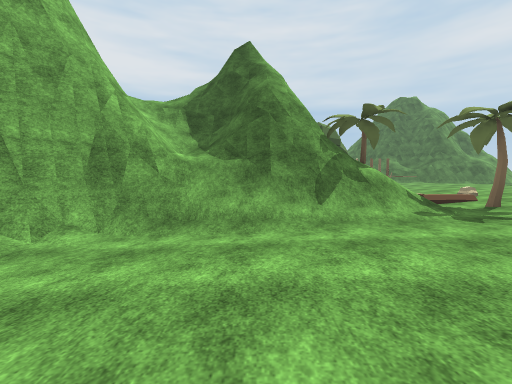
view 1 (above)

20 first-person views from a walk through a scene from a Unity 3-D project. The camera is 1.5 m above the floor, tilts 4° down and sees 90° across. The floor is counted in squares, 2.09 m on a side. Each view is taken from the middle of a square. On the plan, view 1 faces up. The plan holds only what a view shows up to about 9 squares ahead; the rest is blank. The place goes on beyond the plan. The player is left out. Some surface patterns are stand-ins.

view 2
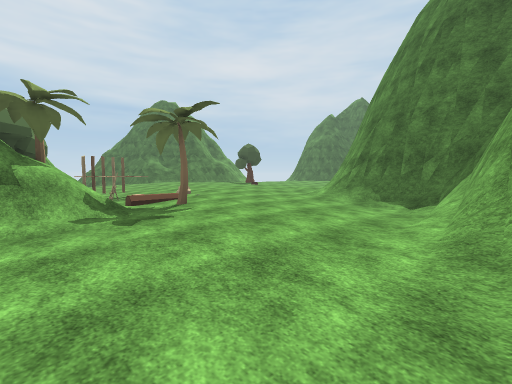

view 3
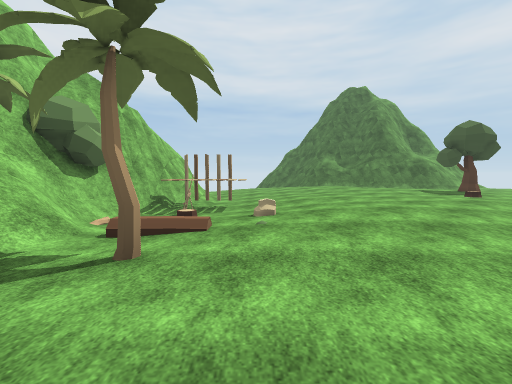

view 4
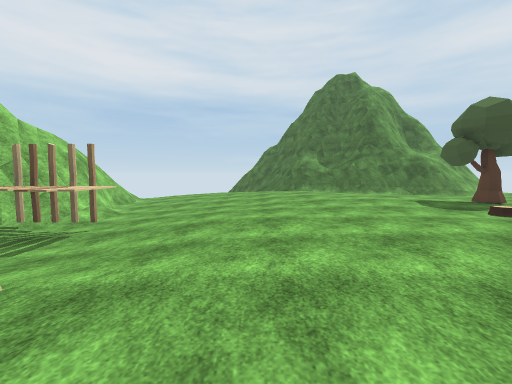

view 5
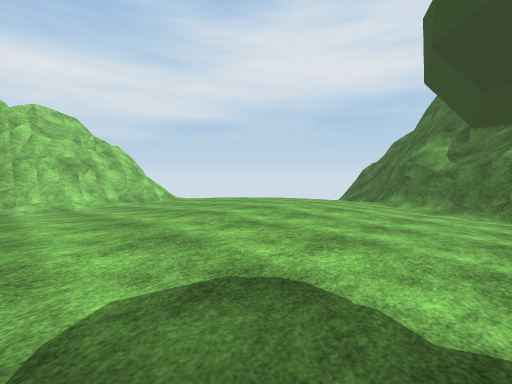

view 6
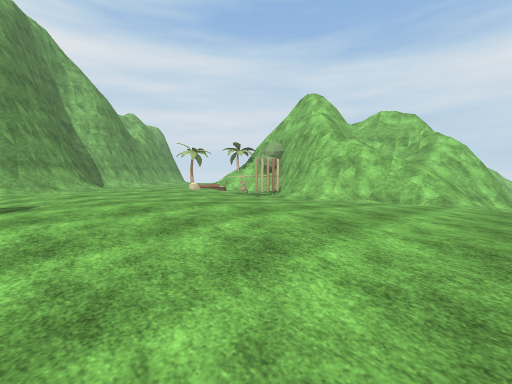

view 7
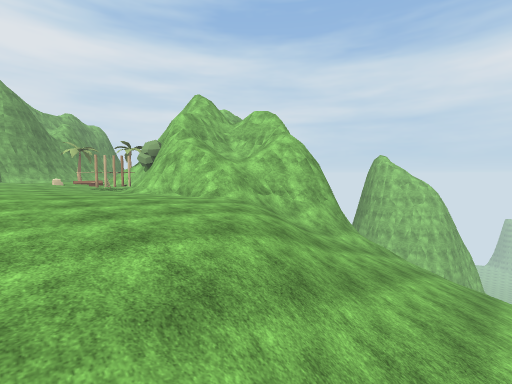

view 8
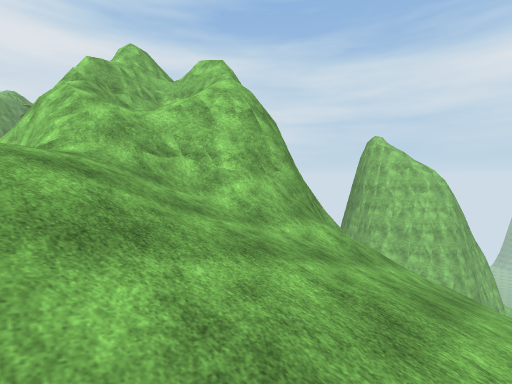

view 9
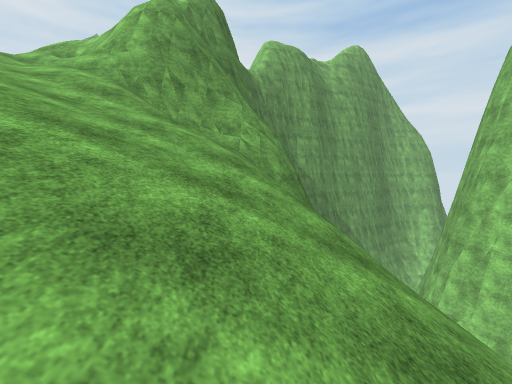

view 10
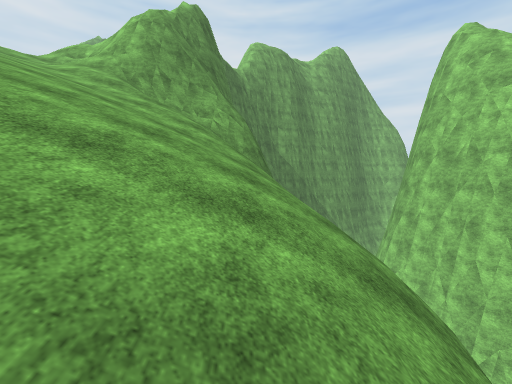

view 11
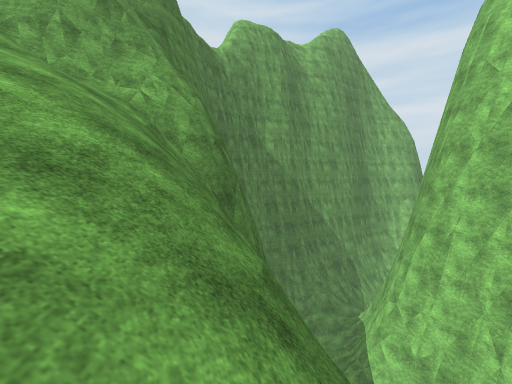

view 12
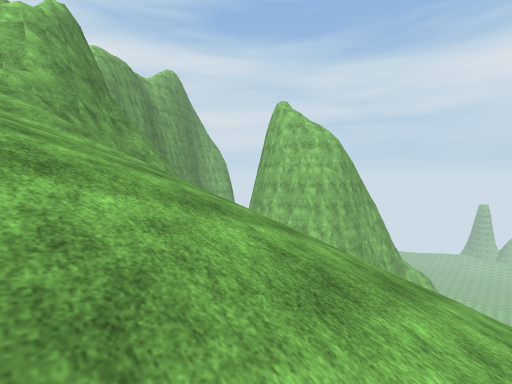

view 13
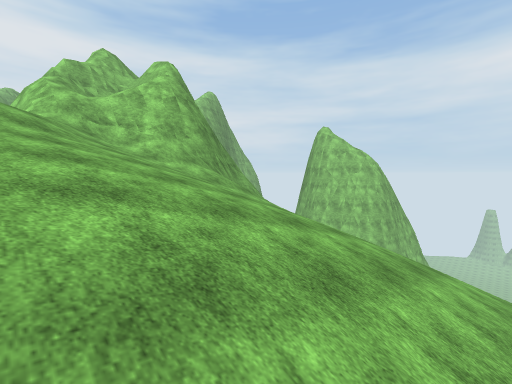

view 14
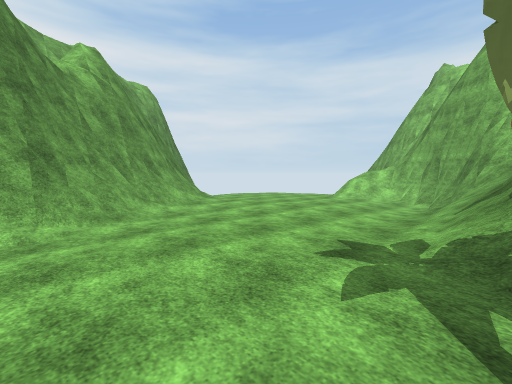

view 15
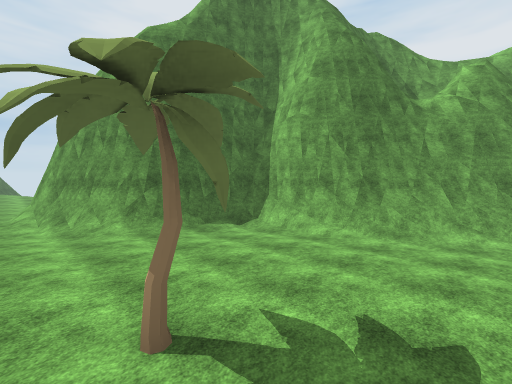

view 16
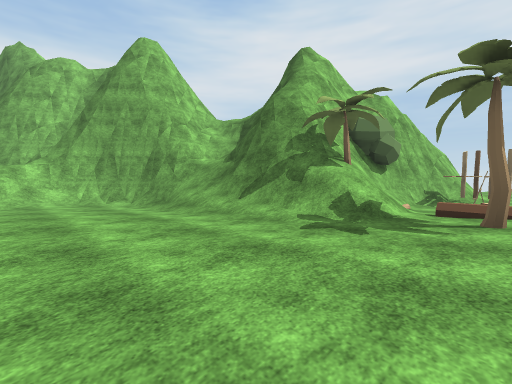

view 17
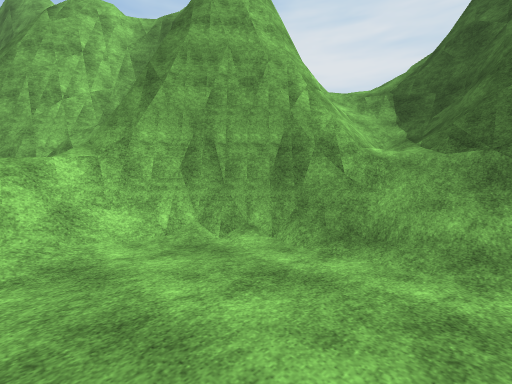

view 18
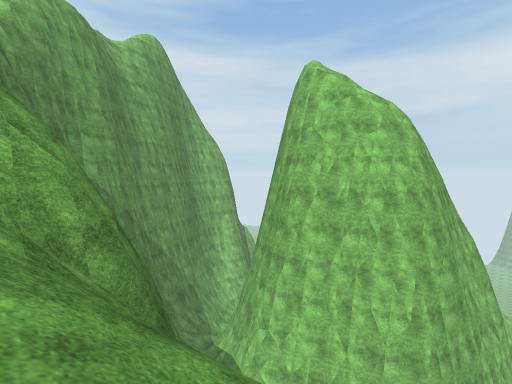

view 19
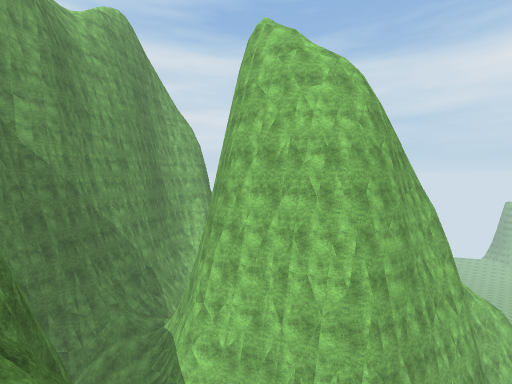

view 20
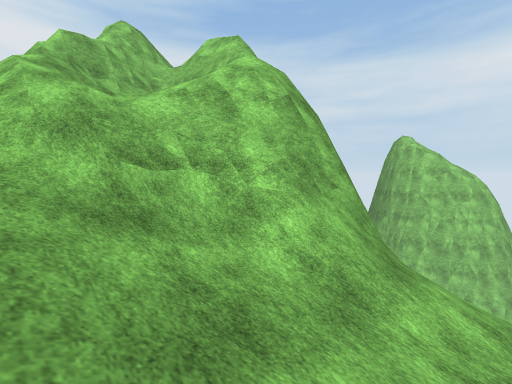

### Floor plan
Key: @ floor where view 1 was taken; # wall or solid block; . main floor; - floor 6.5 m lower than the main floor; / step, stairs or slope; = window, fence, low wall or low ledge; v drop or lower ground; T tree; O other object.
Columns run from 15 left of view 1 to 13 right of it. Each row starts with its distance up from view 1.
 26           //////
 25          ///////////
 24         v///////////
 23         v///////////
 22         v///////////// /
 21 vv       v/////////////. #
 20 vvvv     v////////////.. ###
 19 ##vv      v//////////.....###
 18  ##vv    vvv/##/////........#
 17   #vv   vvv#####///..........
 16   #-vv     # vv##=/..........
 15   vvvvv    vvv=#=#=..........
 14   vvvvv    v ##==##..........
 13       vv      # ==##.........
 12        v      #=#=##........T
 11               v####..........
 10          v    vvv##OO........
  9          vvv  ==T##OO.......
  8           vv =#v T/.........
  7            #######/.........
  6             ##=##T//.........
  5             ##/////.T.....###
  4             ##///........##
  3           ###...........##
  2          ###............##
  1         ###==.........=##
  0               .@....#####
 -1               .....###
 -2                 .###
 -3                 ###

Positions as (right, up) in squares from view 1, and headings:
1: (0, 0), facing up
2: (2, 0), facing up-right
3: (6, 3), facing up
4: (8, 6), facing up
5: (13, 11), facing up-left
6: (12, 17), facing down-left
7: (8, 22), facing down-left
8: (4, 21), facing down-left
9: (-4, 24), facing down
10: (-5, 26), facing down
11: (-6, 23), facing down
12: (0, 26), facing down-left
13: (4, 25), facing down-left
14: (6, 5), facing down-left
15: (3, 6), facing down-right
16: (5, 1), facing up-left
17: (0, 1), facing up-left
18: (-4, 21), facing down-left
19: (-6, 22), facing down-left
20: (3, 19), facing down-left
